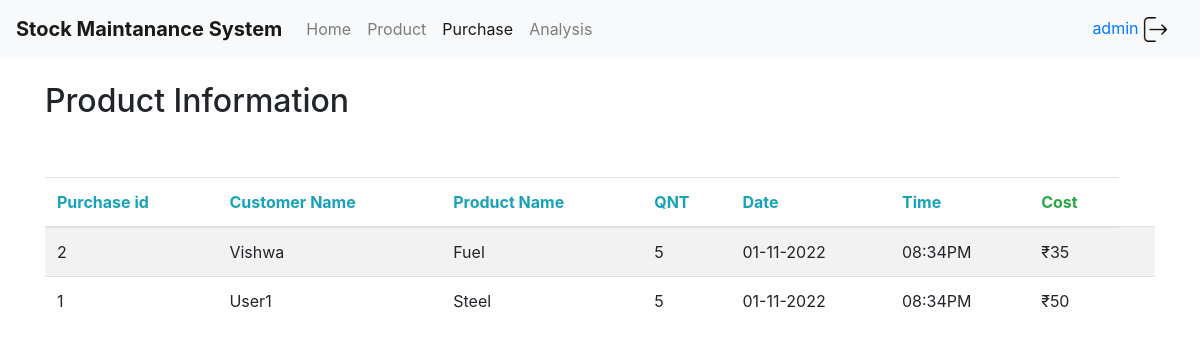
The app's page /admin/purchase (signed in), older data.
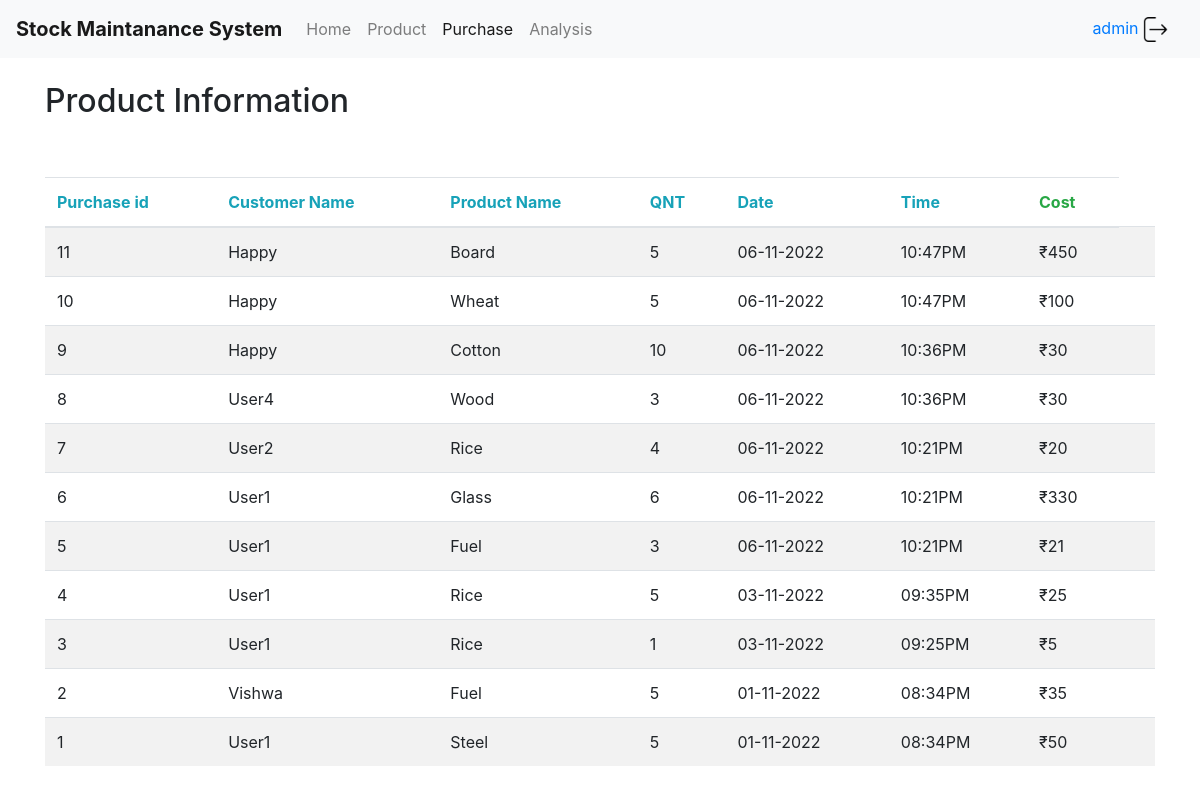
The same page, newer data.
### tables this page shows
CREATE TABLE purchase(purchaseID integer primary key ,customerName test,
                productName text,QTY integer,purchaseTime text,purchaseDate text,purchaseCost integer);

### app.py (the view)
@app.route("/admin/purchase",methods=["GET","POST"])
def purchase():
   con = sql.connect("database.sqlite")
   con.row_factory = sql.Row
   cur = con.cursor()
   cur.execute("select * from purchase")
   rows = cur.fetchall();
   rows.reverse()
   return  render_template('purchase.html',rows = rows,user=session["name"])

### templates/purchase.html (shortened to what this page needs)
<!DOCTYPE html>
<html>
<head>
	<link rel="stylesheet" href="https://stackpath.bootstrapcdn.com/bootstrap/4.1.3/css/bootstrap.min.css">
</head>
<body>
				<nav class="navbar navbar-expand-lg navbar-light bg-light">
			  <a class="navbar-brand" href="#"><b>Stock Maintanance System</b></a>
			  <div class="collapse navbar-collapse" id="navbarNavAltMarkup">
			    <div class="navbar-nav">
			      <a class="nav-item nav-link" href="/admin">Home</a>
			      <a class="nav-item nav-link" href="/admin/product">Product <span class="sr-only">(current)</span></a>
			      <a class="nav-item nav-link active" href="/admin/purchase">Purchase</a>
                  <a class="nav-item nav-link" href="/admin/analysis">Analysis</a>
			    </div>
			  </div>
        <a class="nav-item nav-link" href="{{url_for('login_page.a_logout')}}">{{user}} <img src={{url_for('static',filename='logout.png')}} width="25" height="25"></a>
			</nav>
<div class="container">
  <h2>Product Information</h2>
  <table class="table table-striped">
    <thead>
      <tr>
        <th class="text-info">Purchase id</th>
        <th class="text-info">Customer Name</th>
        <th class="text-info">Product Name</th>
        <th class="text-info">QNT</th>
        <th class="text-info">Date</th>
        <th class="text-info">Time</th>
        <th class="text-success">Cost</th>
      </tr>
    </thead>
    <tbody>
       {% for row in rows %}
            <tr>
               <td>{{row["purchaseID"]}}</td>
               <td>{{row["customerName"]}}</td>
               <td>{{row["productName"]}}</td>
               <td>{{row['QTY']}}</td>
               <td>{{row['purchaseDate']}}</td>
               <td>{{row['purchaseTime']}}</td>
               <td>₹{{row['purchaseCost']}}</td>
               <td>
            </tr>
         {% endfor %}
    </tbody>
  </table>
</div>
</body>
</html>

Row changes from the older to the newer data that the page shows:
added purchase: purchaseID "11", customerName "Happy", productName "Board", QTY "5", purchaseDate "06-11-2022", purchaseTime "10:47PM", purchaseCost "450"
added purchase: purchaseID "10", customerName "Happy", productName "Wheat", QTY "5", purchaseDate "06-11-2022", purchaseTime "10:47PM", purchaseCost "100"
added purchase: purchaseID "9", customerName "Happy", productName "Cotton", QTY "10", purchaseDate "06-11-2022", purchaseTime "10:36PM", purchaseCost "30"
added purchase: purchaseID "8", customerName "User4", productName "Wood", QTY "3", purchaseDate "06-11-2022", purchaseTime "10:36PM", purchaseCost "30"
added purchase: purchaseID "7", customerName "User2", productName "Rice", QTY "4", purchaseDate "06-11-2022", purchaseTime "10:21PM", purchaseCost "20"
added purchase: purchaseID "6", customerName "User1", productName "Glass", QTY "6", purchaseDate "06-11-2022", purchaseTime "10:21PM", purchaseCost "330"
added purchase: purchaseID "5", customerName "User1", productName "Fuel", QTY "3", purchaseDate "06-11-2022", purchaseTime "10:21PM", purchaseCost "21"
added purchase: purchaseID "4", customerName "User1", productName "Rice", QTY "5", purchaseDate "03-11-2022", purchaseTime "09:35PM", purchaseCost "25"
added purchase: purchaseID "3", customerName "User1", productName "Rice", QTY "1", purchaseDate "03-11-2022", purchaseTime "09:25PM", purchaseCost "5"
